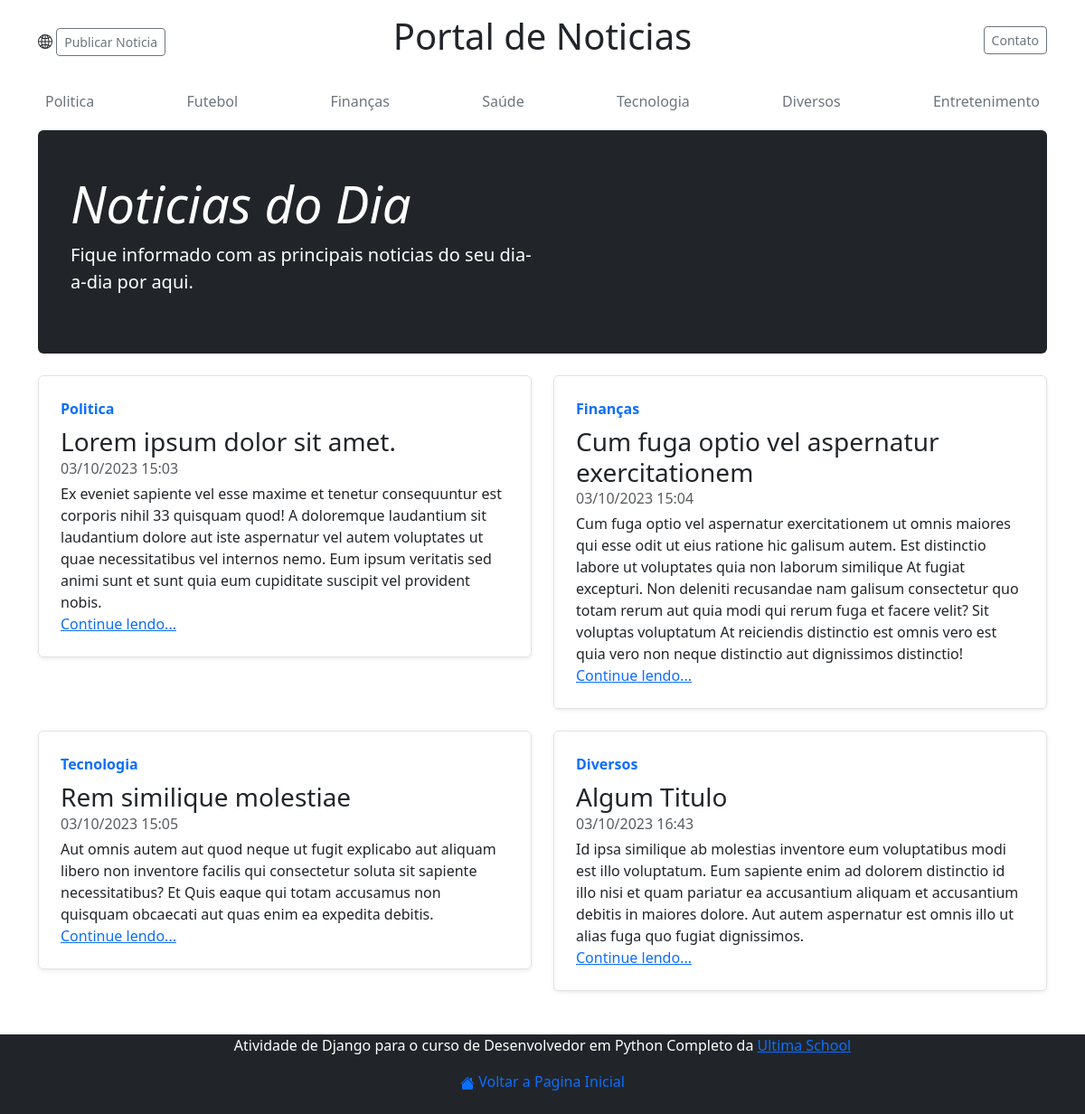
The page / on the database its author committed.
### base/models.py (models this page shows)
class TimeStampedModel(models.Model):
    criado_em = models.DateTimeField(auto_now_add=True)
    atualizado_em = models.DateTimeField(auto_now=True)
    class Meta:
        abstract = True

class Categorias(TimeStampedModel):
    nome = models.CharField('Nome', max_length=50)
    descricao = models.CharField('Descrição', max_length=300)
    def __str__(self):
        return self.nome

### noticias/models.py (models this page shows, shortened)
class Noticias(TimeStampedModel):
    titulo = models.CharField('Título', max_length=300)
    categoria  = models.ForeignKey(Categorias, on_delete=models.SET_DEFAULT, default=6)
    descricao = models.TextField('Noticia')

### base/views.py (the view)
# urls.py: path('', inicio, name='inicio'),
def inicio(request):
    noticias = Noticias.objects.all()
    qtda_noticias = len(noticias)
    print(qtda_noticias)
    contexto = {
        'qtda_noticias': qtda_noticias,
        'noticias': noticias,
    }
    return render(request,'index.html', contexto)

### base/context_processors.py (called while the page is built)
def menu_categorias(request):
    menu = Categorias.objects.all()
    return {'categorias': menu}

### base/templates/index.html (shortened to what this page needs)
<!doctype html>
<html lang="pt-br">
<head>
  <link href="https://cdn.jsdelivr.net/npm/bootstrap@5.3.1/dist/css/bootstrap.min.css" rel="stylesheet">
  <link rel="stylesheet" href="https://cdn.jsdelivr.net/npm/@docsearch/css@3">
</head>
<body>
  <div class="container">
    <header class="blog-header py-3">
      {%block header%}
      <div class="row flex-nowrap justify-content-between align-items-center">
        <div class="col-4 pt-1">
          <a class="btn btn-sm btn-outline-secondary" href="{% url 'noticias:publicar' %}">Publicar Noticia</a>
        </div>
        <div class="col-4 text-center">
          <a class="blog-header-logo text-dark text-decoration-none" href="{%url 'inicio'%}"><h1>Portal de Noticias</h1></a>
        </div>
        <div class="col-4 d-flex justify-content-end align-items-center">
          <a class="btn btn-sm btn-outline-secondary" href="{% url 'contato' %}">Contato</a>
        </div>
      </div>
      {%endblock%}
    </header>
    <div class="nav-scroller py-1 mb-2">
      {%block menu%}
      <nav class="nav d-flex justify-content-between">
        {% for categoria in categorias %}
        <a class="p-2 link-secondary" href="#" style="text-decoration: none;">{{categoria.nome}}</a>
        {% endfor %}
      </nav>
      {%endblock%}
    </div>
  </div>
  <main class="container">
    {%block container%}
    <div class="p-4 p-md-5 mb-4 text-white rounded bg-dark">
      <div class="row mb-2">
        <div class="col-md-6 px-0">
          <h1 class="display-4 fst-italic">Noticias do Dia</h1>
          <p class="lead my-2">Fique informado com as principais noticias do seu dia-a-dia por aqui.</p>
        </div>
      </div>
    </div>
    <div class="row mb-2">
      {% if qtda_noticias == 0%}
      <div class="col-md-12 text-center">
        <p><strong>Sem Noticias no momento</strong></p>
      </div>
      {% else %}
      {%for noticia in noticias%}
        <div class="col-md-6">
          <div class="row g-0 border rounded overflow-hidden flex-md-row mb-4 shadow-sm h-md-250 position-relative">
            <div class="col p-4 d-flex flex-column position-static">
              <strong class="d-inline-block mb-2 text-primary">{{noticia.categoria}}</strong>
              <h3 class="mb-0">{{noticia.titulo}}</h3>
              <div class="mb-1 text-muted">{{noticia.atualizado_em|date:'d/m/Y H:i'}}</div>
              <p class="card-text mb-auto">{{noticia.descricao}}</p>
              <a href="#" class="stretched-link" title={{noticia.titulo}} aria-disabled="true" data-bs-toggle="modal" data-bs-target="#loginModal">Continue lendo...</a>
            </div>
          </div>
        </div>
      {% endfor %}
      {% endif %}
    </div>
    {%endblock%}
  </main>
  {%block footer%}
    <footer class="mt-4 p-0 text-white text-center text-small bg-dark">
      <p>Atividade de Django para o curso de Desenvolvedor em Python Completo da <a href="https://promo.ultima.school/python/">Ultima School</a>
      <p class="pb-4 m-0 text-reset">
        <a href="{%url 'inicio'%}" style="text-decoration:none">
          Voltar a Pagina Inicial
        </a>
      </p>
    </footer>
    {%endblock%}
</body>
</html>

### rows shown on the page
Categorias: nome "Politica"
Categorias: nome "Futebol"
Categorias: nome "Finanças"
Categorias: nome "Saúde"
Categorias: nome "Tecnologia"
Categorias: nome "Diversos"
Categorias: nome "Entretenimento"
Noticias: categoria "Politica", titulo "Lorem ipsum dolor sit amet.", atualizado_em "03/10/2023 15:03", descricao "Ex eveniet sapiente vel esse maxime et tenetur consequuntur est corporis nihil 33 quisquam quod! A doloremque laudantium sit laudantium dolore aut iste aspernatur vel autem voluptates ut quae necessitatibus vel internos nemo. Eum ipsum veritatis sed animi sunt et sunt quia eum cupiditate suscipit vel provident nobis."
Noticias: categoria "Finanças", titulo "Cum fuga optio vel aspernatur exercitationem", atualizado_em "03/10/2023 15:04", descricao "Cum fuga optio vel aspernatur exercitationem ut omnis maiores qui esse odit ut eius ratione hic galisum autem. Est distinctio labore ut voluptates quia non laborum similique At fugiat excepturi. Non deleniti recusandae nam galisum consectetur quo totam rerum aut quia modi qui rerum fuga et facere velit? Sit voluptas voluptatum At reiciendis distinctio est omnis vero est quia vero non neque distinctio aut dignissimos distinctio!"
Noticias: categoria "Tecnologia", titulo "Rem similique molestiae", atualizado_em "03/10/2023 15:05", descricao "Aut omnis autem aut quod neque ut fugit explicabo aut aliquam libero non inventore facilis qui consectetur soluta sit sapiente necessitatibus? Et Quis eaque qui totam accusamus non quisquam obcaecati aut quas enim ea expedita debitis."
Noticias: categoria "Diversos", titulo "Algum Titulo", atualizado_em "03/10/2023 16:43", descricao "Id ipsa similique ab molestias inventore eum voluptatibus modi est illo voluptatum. Eum sapiente enim ad dolorem distinctio id illo nisi et quam pariatur ea accusantium aliquam et accusantium debitis in maiores dolore. Aut autem aspernatur est omnis illo ut alias fuga quo fugiat dignissimos."
